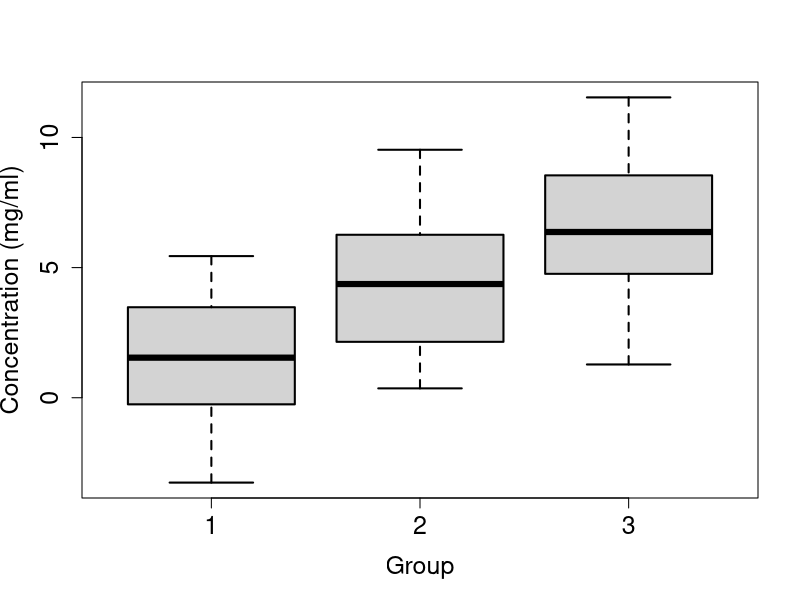
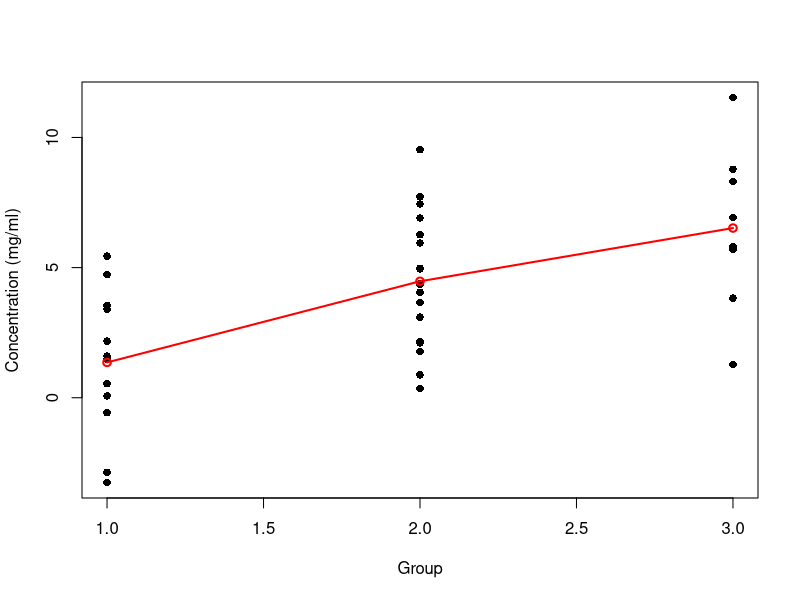
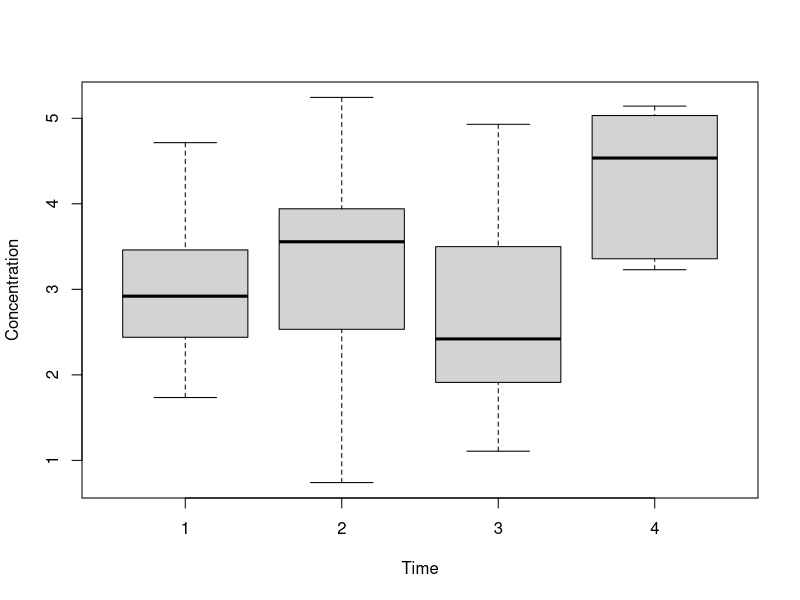
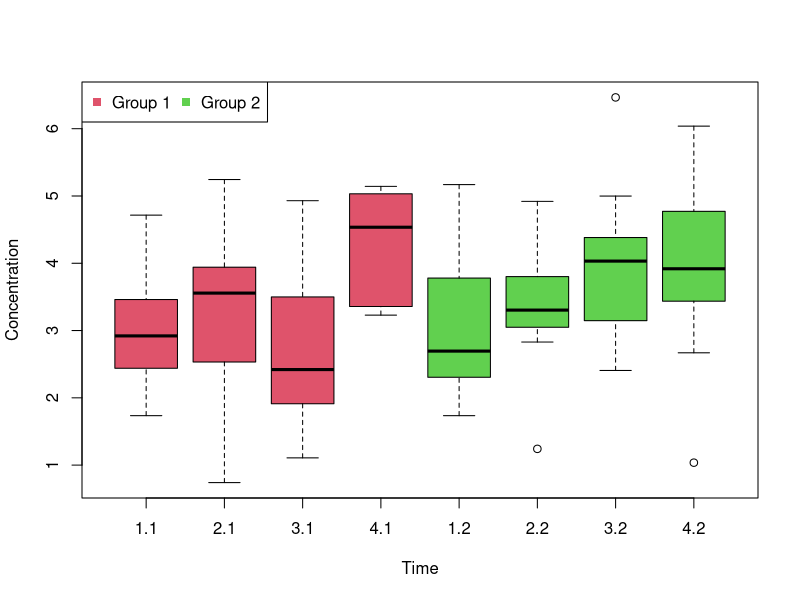

Write the R code that produced these figures, in order.
## ---- chunk 1
op_eval=TRUE
op_echo=TRUE
## ---- chunk 2
n1 = 12
n2 = 18
n3 = 8
## ---- chunk 3
mu1 = 1
mu2 = 4.5
mu3 = 6
## ---- chunk 4
x1 = rnorm(n=n1, mean=mu1, sd=3)
x2 = rnorm(n=n2, mean=mu2, sd=3)
x3 = rnorm(n=n3, mean=mu3, sd=3)
## ---- chunk 5
boxplot(x1, x2, x3, cex.lab=1.5, cex.axis=1.5, xlab="Group", 
        ylab="Concentration (mg/ml)", names=c(1, 2, 3), lwd=2)
## ---- chunk 6
x = c(x1, x2, x3)
group = (c(rep('1', n1), rep('2', n2), rep('3', n3)))

aov.oneway = aov(x ~ group)
summary(aov.oneway)
## ---- chunk 7
plot(x ~ group,
     xlab="Group",
     ylab="Concentration (mg/ml)",
     pch=16)

# mean of the first group
tr1<-summary.lm(aov.oneway)$coefficients[1,1] 
# mean of the second group
tr2<-tr1+summary.lm(aov.oneway)$coefficients[2,1] 
# mean of the second group
tr3<-tr1+summary.lm(aov.oneway)$coefficients[3,1] 

points(c(1,2,3),c(tr1,tr2,tr3),col='red',lwd=2)
lines(c(1,2,3),c(tr1,tr2,tr3),col='red',lwd=2)

## ---- chunk 8
t1 = t.test(x1, x2,conf.level = 1-0.05/3)
t2 = t.test(x1, x3,conf.level = 1-0.05/3)
t3 = t.test(x2, x3,conf.level = 1-0.05/3)

c(t1$p.value, t2$p.value, t3$p.value)<=0.05/3
## ---- chunk 9

x1 = rnorm(n=n1, mean=mu1, sd=5)
x2 = rnorm(n=n2, mean=mu2, sd=5)
x3 = rnorm(n=n3, mean=mu3, sd=5)

x = c(x1, x2, x3)
group = (c(rep('1', n1), rep('2', n2), rep('3', n3)))

aov.oneway = aov(x ~ group)
summary(aov.oneway)

## ---- chunk 10
X <- read.csv("./data/Exercise_8_3_Repeated_OneWay.csv", sep=";")
str(X)
## ---- chunk 11
boxplot(X$Concentration ~ X$Time, 
        xlab="Time", 
        ylab="Concentration")

summary(aov(X$Concentration ~ X$Time))
## ---- chunk 12
summary(aov(X$Concentration ~ X$Time + Error(X$Patient)))
## ---- chunk 13
X = read.csv("./data/Exercise_8_3_Repeated_TwoWay.csv", sep=";")
str(X)

boxplot(X$Concentration ~ X$Time + X$Group, 
        xlab="Time", 
        ylab="Concentration", 
        col=c(2,2,2,2,3,3,3,3)
        )

#3.1 means time 3 group 1

legend("topleft", c("Group 1", "Group 2"), col=c(2,3), ncol=2, pch=15)

## ---- chunk 14
#Without information of repeated measures; and with intreacttions
summary(aov(X$Concentration ~ X$Time + X$Group + X$Time:X$Group))

### With information of repeated measures
summary(aov(X$Concentration ~ X$Time + X$Group + X$Time:X$Group + Error(X$Patient)))
